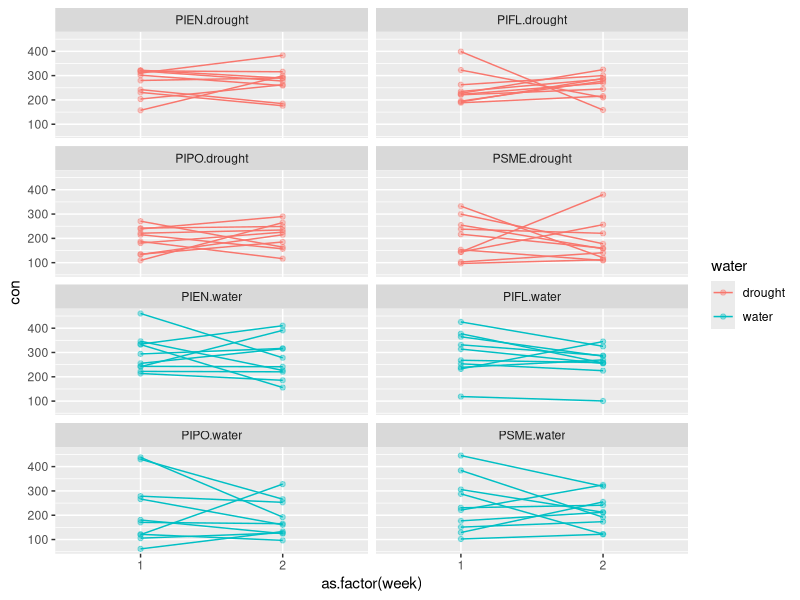
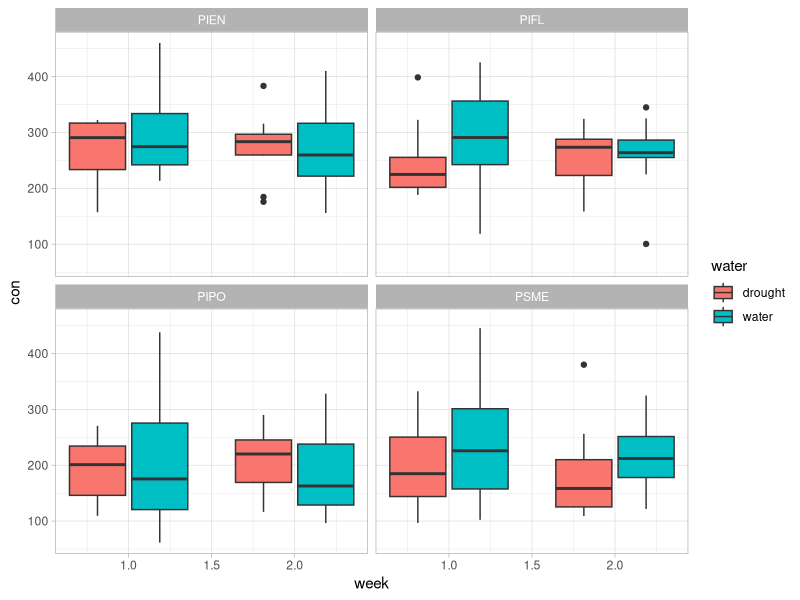
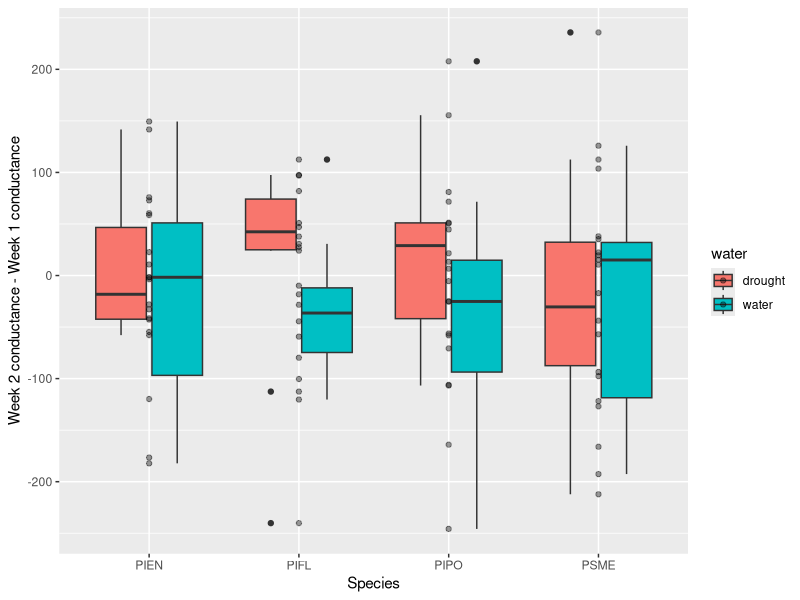

Source code (R) for these figures, in order: (Note: this script raises an error after producing the figures.)
library(tidyverse)

water <- read_csv("data/Experiment/Raw/Watered_Plants.csv")$TreeID

pipo_072125 <- read_csv("data/Experiment/Raw/PIPO_Physiology_07212025.csv") %>% 
  transmute(tree = TreeID, con = Conductance_mmol_m2s, week = 1
            # , fl = Fv_Fm_light/1000
            )
pipo_072825 <- read_csv("data/Experiment/Raw/PIPO_Physiology_07282025.csv") %>% 
  transmute(tree = TreeID, con = Conductance_mmol_m2s, week = 2)
psme_072125 <- read_csv("data/Experiment/Raw/PSME_Physiology_07212025.csv") %>% 
  transmute(tree = TreeID, con = Conductance_mmol_m2s, week = 1
            # , fl = Fv_Fm_light/1000
            )
psme_072825 <- read_csv("data/Experiment/Raw/PSME_Physiology_07282025.csv") %>% 
  transmute(tree = TreeID, con = Conductance_mmol_m2s, week = 2)
pifl_072225 <- read_csv("data/Experiment/Raw/PIFL_Physiology_07222025.csv") %>% 
  transmute(tree = TreeID, con = Conductance_mmol_m2s, week = 1)
pifl_072925 <- read_csv("data/Experiment/Raw/PIFL_Physiology_07292025.csv") %>% 
  transmute(tree = TreeID, con = Conductance_mmol_m2s, week = 2)
pien_072225 <- read_csv("data/Experiment/Raw/PIEN_Physiology_07222025.csv") %>% 
  transmute(tree = TreeID, con = Conductance_mmol_m2s, week = 1)
pien_072925 <- read_csv("data/Experiment/Raw/PIEN_Physiology_07292025.csv") %>% 
  transmute(tree = TreeID, con = Conductance_mmol_m2s, week = 2)


phys <- rbind(pipo_072125, pipo_072825, psme_072125, psme_072825,
              pifl_072225, pifl_072925, pien_072225, pien_072925) %>% 
  mutate(spp = str_sub(tree, 1, 4),
         id = str_sub(tree, 5, 6)) %>% 
  mutate(temp = case_when(id <= 30 ~ "ambient",
                          .default = "heatwave"),
         water = case_when(tree %in% water ~ "water",
                           .default = "drought"))

phys_wide <- phys %>% 
  pivot_wider(names_from = week, values_from = con) %>% 
  mutate(con_1 = `1`, con_2 = `2`) %>% 
  mutate(delta_con = con_2 - con_1)

ggplot(data = phys, aes(x = as.factor(week), y = con, group = interaction(spp, water)))+
  geom_line(aes(group = tree, color = water))+
  geom_point(alpha = 0.4, aes(color = water))+
  # geom_smooth(method = "lm", aes(color = water, fill = water))+
  facet_wrap(~interaction(spp, water), nrow = 4)

ggplot(data = phys, aes(x = week, y = con, group = interaction(week, water, spp)))+
  geom_boxplot(aes(fill = water))+
  facet_wrap(~spp)+
  theme_light()

ggplot(data = phys_wide, aes(x = spp, y = delta_con, fill = water))+
  geom_boxplot()+
  geom_point(alpha = 0.4)+
  labs(x = "Species", y = "Week 2 conductance - Week 1 conductance")



TukeyHSD(aov(fl ~ spp*temp, phys))
